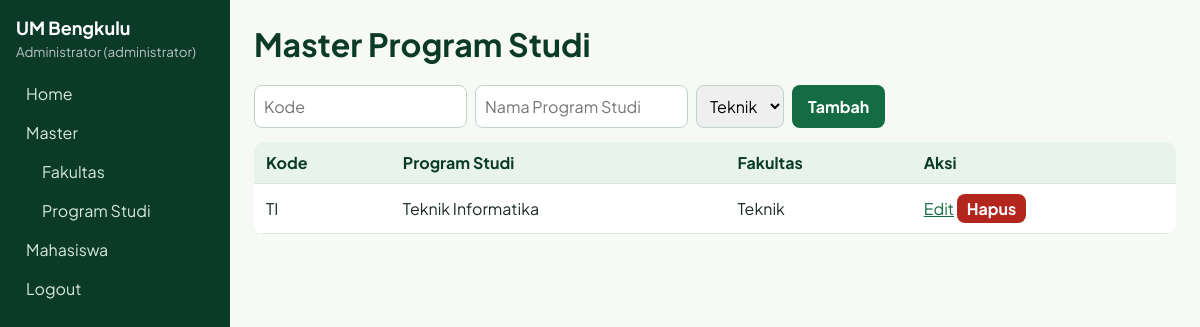
The app's page /prodi.php (signed in) with its own data.
### tables this page shows
CREATE TABLE `program_studi` (
  `kode_prodi`         VARCHAR(10)  NOT NULL,
  `nama_program_studi` VARCHAR(100) NOT NULL,
  `kode_fakultas`      VARCHAR(10)  NOT NULL,
  PRIMARY KEY (`kode_prodi`),
  KEY `fk_prodi_fakultas` (`kode_fakultas`),
  CONSTRAINT `fk_prodi_fakultas` FOREIGN KEY (`kode_fakultas`)
    REFERENCES `fakultas` (`kode_fakultas`) ON UPDATE CASCADE ON DELETE RESTRICT
);

CREATE TABLE `fakultas` (
  `kode_fakultas` VARCHAR(10)  NOT NULL,
  `nama_fakultas` VARCHAR(100) NOT NULL,
  PRIMARY KEY (`kode_fakultas`)
);

### prodi.php (the view, shortened to what this page needs)
<?php require 'auth.php'; izin('administrator','prodi'); $adm=role()=='administrator'; $msg='';
$ed=($adm&&isset($_GET['edit']))?(rows(q("SELECT * FROM program_studi WHERE kode_prodi=?",'s',$_GET['edit']))[0]??null):null;
if($adm){?>
<form method="post" class="f"><input type="hidden" name="lama" value="<?=e($ed['kode_prodi']??'')?>">
<input name="kode" placeholder="Kode" maxlength="10" required value="<?=e($ed['kode_prodi']??'')?>">
<input name="nama" placeholder="Nama Program Studi" required value="<?=e($ed['nama_program_studi']??'')?>">
<select name="fak"><?php foreach(rows(q("SELECT * FROM fakultas")) as $f)echo '<option value="'.e($f['kode_fakultas']).'"'.(($ed['kode_fakultas']??'')==$f['kode_fakultas']?' selected':'').'>'.e($f['nama_fakultas']).'</option>';?></select>
<button><?=$ed?'Update':'Tambah'?></button></form><?php }
$w=$adm?'':' WHERE p.kode_prodi=?'; $s=$adm?q("SELECT p.*,f.nama_fakultas FROM program_studi p JOIN fakultas f USING(kode_fakultas)"):q("SELECT p.*,f.nama_fakultas FROM program_studi p JOIN fakultas f USING(kode_fakultas)$w",'s',$_SESSION['u']['kode_prodi']);?>
<table><tr><th>Kode</th><th>Program Studi</th><th>Fakultas</th><?=$adm?'<th>Aksi</th>':''?></tr>
<?php foreach(rows($s) as $r){?><tr><td><?=e($r['kode_prodi'])?></td><td><?php if($adm){echo e($r['nama_program_studi']);}else{?><?=e($r['nama_program_studi'])?><?php }?></td><td><?=e($r['nama_fakultas'])?></td>
<?php if($adm){?><td><a href="?edit=<?=urlencode($r['kode_prodi'])?>">Edit</a>
<form method="post" style="display:inline" onsubmit="return confirm('Hapus?')"><button name="hapus" value="<?=e($r['kode_prodi'])?>" class="d">Hapus</button></form></td><?php }?></tr><?php }?></table>

### style.css (style rules this page uses)
:root { --p:#146c43;--p2:#0f5132;--dk:#0b3a29;--acc:#d9a521;--soft:#e7f3ec;--bg:#f6f9f6;--tx:#1c2b23;--mut:#5b6b62;--line:#dbe6df;--err:#b3261e }
* { box-sizing:border-box }
body { margin:0;font-family:'Plus Jakarta Sans',system-ui,sans-serif;background:var(--bg);color:var(--tx);display:flex;min-height:100vh }
a { color:var(--p) }
table { width:100%;border-collapse:collapse;background:#fff;border-radius:10px;overflow:hidden }
th,td { padding:10px 12px;border-bottom:1px solid var(--line);text-align:left }
th { background:var(--soft);color:var(--dk) }
.f { display:flex;gap:8px;margin-bottom:14px;flex-wrap:wrap }
input,select,textarea { padding:9px;border:1px solid #c3d3c9;border-radius:8px;width:100%;font:inherit }
.f input,.f select { width:auto }
button,.btn { background:var(--p);color:#fff;border:0;padding:9px 16px;border-radius:8px;cursor:pointer;text-decoration:none;font:inherit;font-weight:700 }
button.d { background:var(--err);padding:4px 10px }

### records on screen
program_studi: kode_prodi "TI", nama_program_studi "Teknik Informatika", kode_fakultas.nama_fakultas "Teknik"

### other values on screen
$_SESSION['u']['nama'] "Administrator"
role() "administrator"
$judul "Master Program Studi"
form field fak "Teknik"
